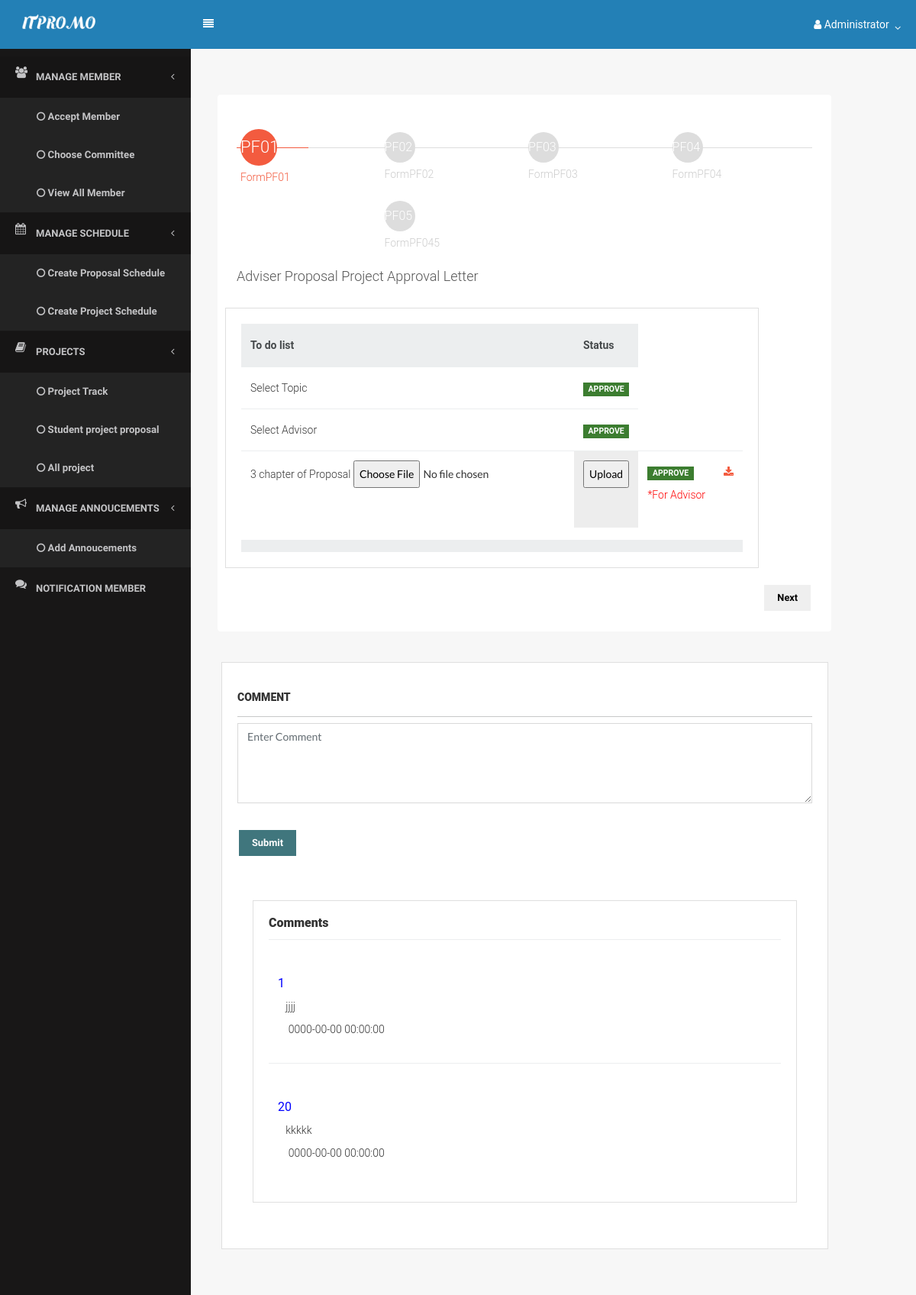
/index.php?page=track_project&success=1 (signed in), run on the app's committed database.
### tables this page shows
CREATE TABLE `files` (
  `files_id` int(11) NOT NULL,
  `files_filename_proposal` varchar(255) NOT NULL,
  `files_filename_project` varchar(255) NOT NULL,
  `advisergroup_id` int(20) NOT NULL,
  `files_status` enum('Waiting','Approve') NOT NULL,
  `member_id` enum('','Waiting','Approve') NOT NULL,
  `Owner` varchar(255) NOT NULL,
  `pf` enum('1','2','3','4','5','6','7') NOT NULL
);

CREATE TABLE `advisergroup` (
  `advisergroup_id` int(11) NOT NULL,
  `advisergroup_topic` varchar(255) DEFAULT NULL,
  `advisergroup_status` enum('0','Waiting','Approve') NOT NULL DEFAULT 'Waiting',
  `member_id` int(11) NOT NULL,
  `group_id` int(11) NOT NULL,
  `admin_id` varchar(20) NOT NULL
);

CREATE TABLE `chat` (
  `chat_id` int(10) NOT NULL,
  `chat_massage` varchar(255) NOT NULL,
  `chat_date_time` datetime NOT NULL,
  `advisergroup_id` int(20) NOT NULL,
  `member_id` int(20) NOT NULL
);

### menu/function.php (called while the page is built, shortened)
<?php
function get_group_id(){
require 'connect.php';
	$member_id = $_SESSION['id'];
	$sql = "SELECT group_id FROM member WHERE member_id = '$member_id' AND member_pos = 'Student'";
	if($rs = $db->query($sql)){
		if($row = $rs->fetch_object()){
			return $row->group_id;
		}
	}else{
		echo $db->error;
		$db->close();
	}
}
function get_ag_id($group_id){
require 'connect.php';
	$sql = "SELECT advisergroup_id FROM advisergroup WHERE group_id = '$group_id' ";
	if($rs = $db->query($sql)){
		if($row = $rs->fetch_object()){
			return $row->advisergroup_id;
		}
	}else{
		echo $db->error;
		$db->close();
	}
}
?>

### student/chat.php (the view, shortened to what this page needs)
<div class="content">
                     <div class="row">
                        <div class="col-md-11">
                            <div class="card">
                                <div class="card-block">
                                    <legend class="text-bold margin-top-2.5">Comment</legend>
                 <form method="post" action="student/check_chat.php">
    <div class="form-group">
     <textarea name="chat_massage" id="chat_massage" class="form-control" placeholder="Enter Comment" rows="5"></textarea>
    </div>
    <div class="form-group row">
       <div class="col-md-3">
           </div>
             <div class="col-md-9">
                <?php
                include '../menu/connect.php';
                ?>
            </div>
          </div>
    <div class="form-group">
     <input type="submit" name="submit" id="submit" class="btn btn-info" value="Submit" />
    </div>
    <div class="content">
                     <div class="row">
                        <div class="col-lg-12">
                            <div class="card">
                                <div class="card-block">
                                   <h6 class="card-title text-bold">Comments</h6></b>
 <?php
            $g_id = get_group_id();
              $ag_id = get_ag_id($g_id);
    $strSQL = "SELECT advisergroup.*,  advisergroup.group_id,chat.chat_massage,chat.chat_date_time,chat.member_id,member.member_fullname FROM advisergroup
          LEFT JOIN chat ON advisergroup.advisergroup_id = chat.advisergroup_id
        LEFT JOIN member ON advisergroup.member_id = member.member_id
        WHERE advisergroup.advisergroup_id = '$ag_id'";
     if($result = $db->query($strSQL)){
                  while($objResult = $result->fetch_object()){
   ?>
            <table class="display datatable table table-stripped" cellspacing="0" width="100%">
                  <tbody>
                      <td>
         </br><b> <font color="blue" size="3">
                                      <?php echo $objResult->member_id; ?>
</font> </br></b>
                    &nbsp;&nbsp; <?php echo $objResult->chat_massage;?></br>
                   &nbsp;&nbsp;&nbsp; <?php echo $objResult->chat_date_time;?></br>
                        <div class="col-md-12" align="right">
                        </div>
                        </td>
                <?php
                 }
               }
                   ?>
</tbody>
             </table>
       </div>
        </div>
     </div>
</div>
</div>
</div>

### student/track_project.php (shortened to what this page needs)
     <link rel="stylesheet" href="asset/css/style.css">
              <div class="content">
               <form action="student/check_files.php" method="post" enctype="multipart/form-data" name="upfile" id="upfile">
                    <div class="col-sm-8 col-sm-offset-1
                    col-md-11 col-md-offset-4
                    col-lg-15 col-lg-offset-5 form-box">
                      <div  class="f1">
                        <div class="f1-steps">
                          <div class="f1-progress">
                          </div>
                          <div class="f1-step active">
                            <div class="f1-step-icon">PF01</div>
                            <p>FormPF01</p>
                          </div>
                          <div class="f1-step">
                        <div class="f1-step-icon">PF02</div>
                              <p>FormPF02</p>
                          </div>
                          <div class="f1-step">
                   <div class="f1-step-icon">PF03</div>
                             <p>FormPF03</p>
                          </div>
                            <div class="f1-step">
                 <div class="f1-step-icon">PF04</div>
                             <p>FormPF04</p>
                          </div>
                                  <div class="f1-step">
                 <div class="f1-step-icon">PF05</div>
                             <p>FormPF045</p>
                          </div>
                        </div>
 <?php
            $g_id = get_group_id();
              $ag_id = get_ag_id($g_id);
    $strSQL = "SELECT advisergroup.*,  advisergroup.advisergroup_status,files.files_status,files.files_filename_proposal,files.member_id,files.Owner FROM advisergroup
          LEFT JOIN files ON advisergroup.advisergroup_id = files.advisergroup_id
        LEFT JOIN member ON advisergroup.member_id = member.member_id
        WHERE advisergroup.advisergroup_id = '$ag_id'";
     if($result = $db->query($strSQL)){
                  while($objResult = $result->fetch_object()){
            ?>
                        <fieldset>
                            <h4>Adviser Proposal Project Approval Letter</h4>
                       <div class="row">
                            <div class="card">
                                <div class="card-block">
                                    <table class="table">
                                        <thead class="thead-default">
                                            <tr>
                                                <th>To do list</th>
                                                <th>Status</th>
                                            </tr>
                                        </thead>
                                       <tbody>
                                            <tr>
                                             <td>Select Topic</td>
                          <td>
                            <span class="badge badge-success"> <?php echo $objResult->advisergroup_status; ?></span>
                          </td>
                                            </tr>
                                            <tr>
                                         <td>Select Advisor</td>
                                        <td>
                             <span class="badge badge-success"> <?php echo $objResult->advisergroup_status; ?></span>
                                                 </td>
                                            </tr>
                                  <tr>
                                                <td> 3 chapter of Proposal
        <input type="file" name="files_filename_proposal" id="files_filename_proposal"  required="required"/>
      <td bgcolor="#EDEDED"><input type="submit" name="button" id="button" value="Upload" /></td>
                </td>
   <td> <span class="badge badge-success"> <?php echo $objResult->files_status; ?></span><p><font color='red'> *For Advisor</font></td>
    <td><a href="student/download.php?pdf=<?php echo $objResult->files_filename_proposal ;?>"><i class="fa fa-download"></i></a></td>
                                            </tr>
                                        </tbody>
                                    </table>
       <div class="progress">
    </div>
                                </div>
                            </div>
                        </div>
        <div class="f1-buttons">
  <button type="button"   class="btn btn-next">Next</button>
                                </div>
                            </fieldset>
                 <?php
                 } }
                   ?>
                    </div>
                </div>
              </form>
 <?php
include("student/chat.php");
 ?>
    </body>
</html>

### assets/css/core.css (style rules this page uses)
.btn { position: relative; margin: 2px; font-weight: bold; position: relative; font-size: 0.8rem; margin: 2px; font-weight: 600; font-family: 'Raleway', sans-serif; }
body, input, textarea, button { font-family: "Lato", sans-serif; }
.card { margin-bottom: 20px; margin-top: 20px; color: #333; border-radius: 0; }
.badge { padding: 3.6px 6.6px; text-transform: uppercase; }

### assets/css/components.css (style rules this page uses)
html, body { width: 100%; height: 100%; }
body { font-family: "Lato", sans-serif; font-size: 0.875rem !important; background-color: #f7f7f7; }
.content { padding: 20px 20px; }
.content:after { content: ''; display: table; clear: both; }
legend { text-transform: uppercase; font-size: 0.875rem; padding: 10px 10px; border-bottom: 1px solid #c7c8c8; padding-left: 0; }
.text-bold { font-weight: 800; }

### asset/css/style.css (style rules this page uses)
body { font-family: 'Roboto', sans-serif; font-size: 16px; font-weight: 300; color: #888; line-height: 30px; text-align: left; }
a, a:hover, a:focus { color: #f35b3f; text-decoration: none; -o-transition: all .3s; -moz-transition: all .3s; -webkit-transition: all .3s; -ms-transition: all .3s; transition: all .3s; }
h4 { font-size: 18px; font-weight: 300; color: #555; line-height: 26px; }
.form-box { padding-top: 40px; }
.f1 { padding: 25px; background: #fff; -moz-border-radius: 4px; -webkit-border-radius: 4px; border-radius: 4px; }
.f1-steps { overflow: hidden; position: relative; margin-top: 20px; }
.f1-progress { position: absolute; top: 24px; left: 0; width: 100%; height: 1px; background: #ddd; }
.f1-step { position: relative; float: left; width: 25%; padding: 0 5px; }
.f1-step-icon { display: inline-block; width: 40px; height: 40px; margin-top: 4px; background: #ddd; font-size: 16px; color: #fff; line-height: 40px; -moz-border-radius: 50%; -webkit-border-radius: 50%; border-radius: 50%; }
.f1-step.active .f1-step-icon { width: 48px; height: 48px; margin-top: 0; background: #f35b3f; font-size: 22px; line-height: 48px; }
.f1-step p { color: #ccc; }
.f1-step.active p { color: #f35b3f; }
.f1 fieldset { display: none; text-align: left; }
.f1-buttons { text-align: right; }

### data on the page
files: advisergroup.advisergroup_status "APPROVE", files_status "APPROVE"
chat: member "1", chat_massage "jjjj", chat_date_time "0000-00-00 00:00:00"
chat: member "20", chat_massage "kkkkk", chat_date_time "0000-00-00 00:00:00"

### other printed values
$_SESSION['name'] "Administrator"
